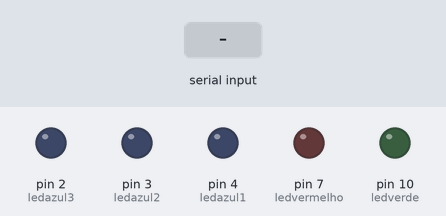
A sketch run on a simulated Arduino Uno, built with avr-gcc and run on an emulated ATmega328P. Shown: output pins drawn as LEDs (lit = HIGH). The inputs (shaded band) are chosen by the test bench. Random numbers use the default seed unless the sketch sets one; what the sketch prints to the serial monitor is not drawn.

Above: at 1.3 s.
1.4 s: "90,45\n" received over Serial
At 5.5 s:
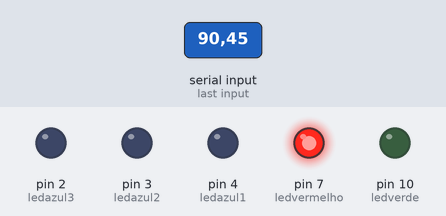
Timing chart, 0 to 18.4 s (numbered marks = the images above; inputs shaded):
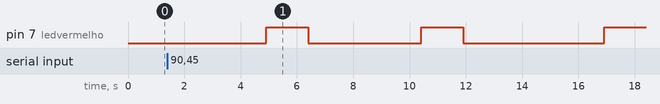

Measured:
- after the input at 1.4 s, pin 7 (ledvermelho): goes HIGH 1.5 s, LOW 4.0 s, HIGH 1.5 s, LOW 5.0 s, then HIGH, starting after 3.5 s

The sketch:

jogo_de_dados_com_arduino1.ino
```cpp
// C++ code
//
#include <Servo.h>

  int numerosorteado;
  int numerodeacertos;
  int palpite;


    int ledverde = 10;
	int ledvermelho = 7;
	int ledazul1 = 4;
	int ledazul2 = 3;
	int ledazul3 = 2;

  void Desenhacabecalho()
{
  Serial.println("**A Fortaleza do Dado Sagrado**");
  Serial.println();
  delay(500);
}
void desenhaPontinhos(int qtdPontos = 5, int tempo = 700)
{
  for(int i = 1; i <= qtdPontos; i++)
  {
    Serial.print(".");
    delay(tempo);
  }
}


void setup()
{
  Serial.begin(9600);
  randomSeed(analogRead(0));
  pinMode(ledazul1, OUTPUT);
  pinMode(ledazul2, OUTPUT);
  pinMode(ledazul3, OUTPUT);
  pinMode(ledvermelho, OUTPUT);
  pinMode(ledverde, OUTPUT);
}

void loop()
{
  Desenhacabecalho();

  Serial.println("Adivinhe corretamente o numero sagrado do dado");
  while(!Serial.available());
  int palpite = Serial.parseInt();


  int numerosorteado = random(1,7);
  Serial.print("jogando dado");
  desenhaPontinhos();

  Serial.println();
  Serial.println();
  Serial.println("Seu palpite:" + String(palpite));
  Serial.println("Numero Sorteado:" + String(numerosorteado));
    if(palpite == numerosorteado)
  {
    Serial.println("Parabens, voce acertou!!");
    digitalWrite(ledverde,HIGH);
    delay (1500);
      digitalWrite(ledverde,LOW);
    }
    else if (numerodeacertos == 1)
    {
    digitalWrite(ledazul1, HIGH);
    }
      else if (numerodeacertos == 2)
      {
        digitalWrite(ledazul1, HIGH);
        digitalWrite (ledazul2, HIGH);
      }
      else if (numerodeacertos == 3)
      {
        digitalWrite(ledazul1, HIGH);
        digitalWrite(ledazul1, HIGH);
        digitalWrite (ledazul3, HIGH);
      }

   else {
    Serial.println("Que pena, tente outra vez!!");
    digitalWrite(ledvermelho, HIGH);
    delay (1500);
    digitalWrite(ledvermelho,LOW);
  }

}
```
